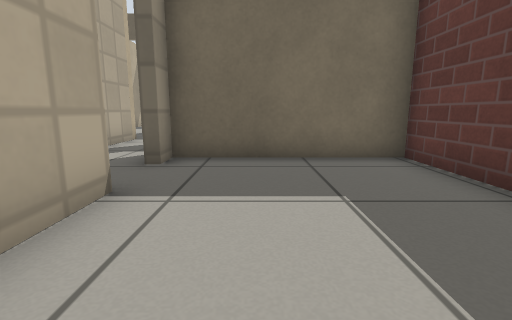
View 1 (above)

18 first-person views from a walk through a world built for the Gazebo simulator. The camera is 0.5 m above the floor, tilts 10° down and sees 85° across. The floor is counted in squares, 0.5 m on a side. Each view is taken from the middle of a square. On the plan, view 1 faces up. The plan holds only what a view shows up to about 11 squares ahead; the rest is blank. Simple patterns stand in for the simulator's built-in surfaces.

View 2
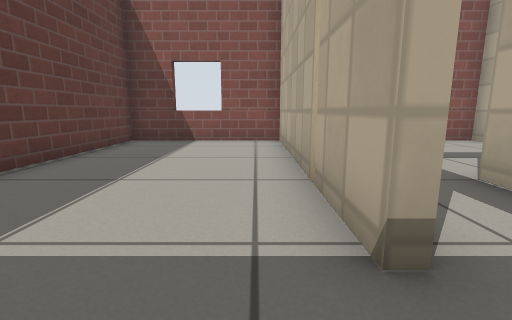

View 3
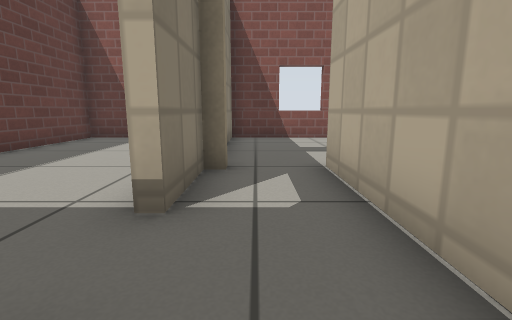

View 4
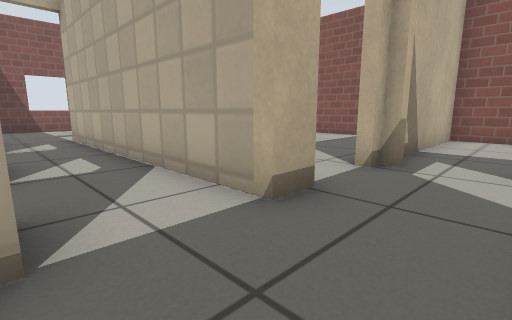

View 5
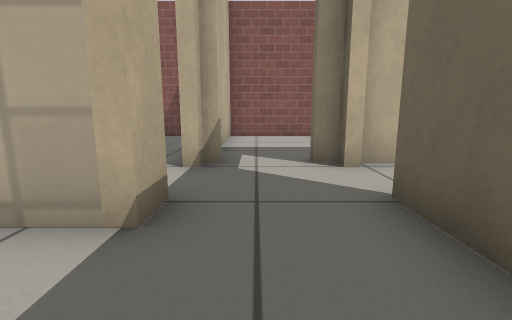

View 6
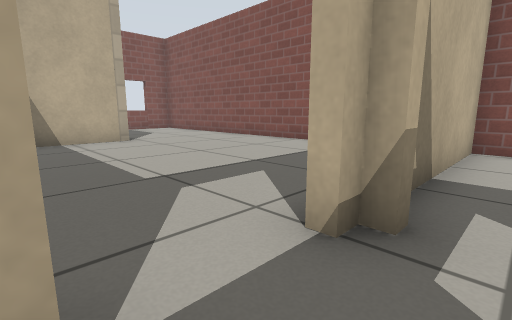

View 7
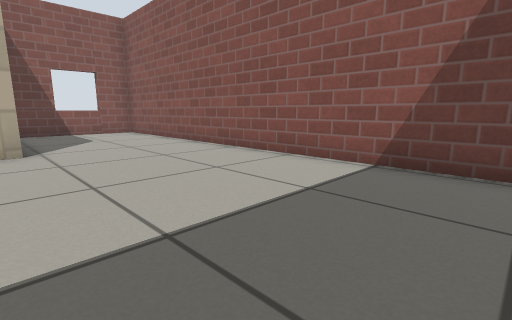

View 8
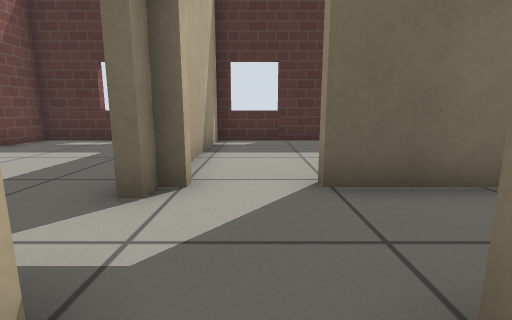

View 9
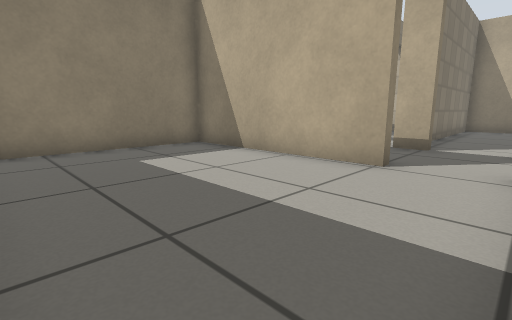

View 10
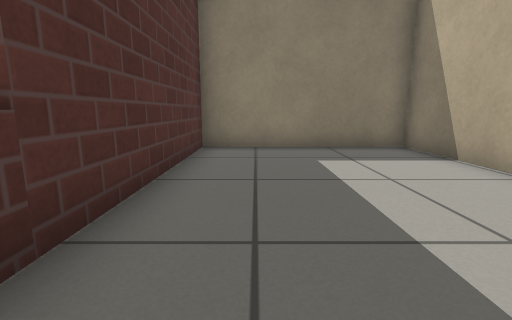

View 11
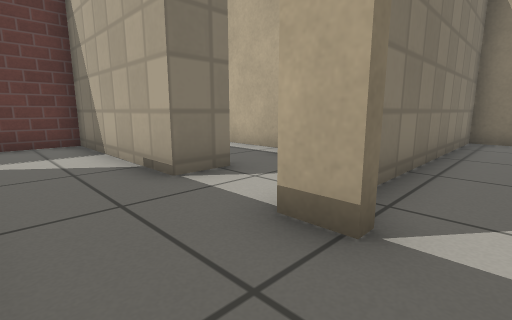

View 12
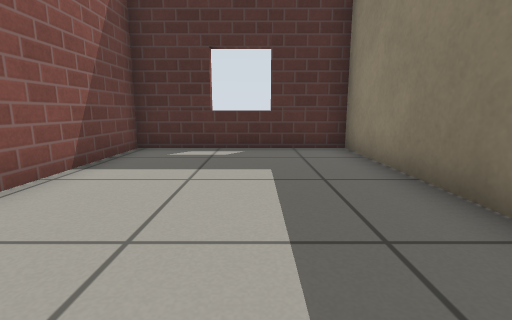

View 13
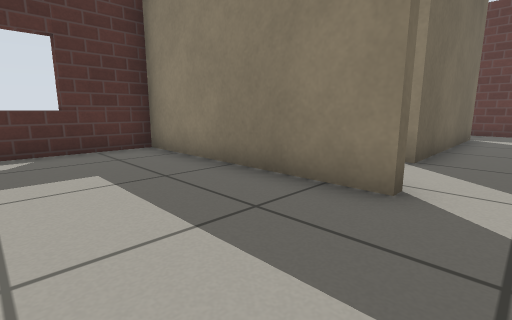

View 14
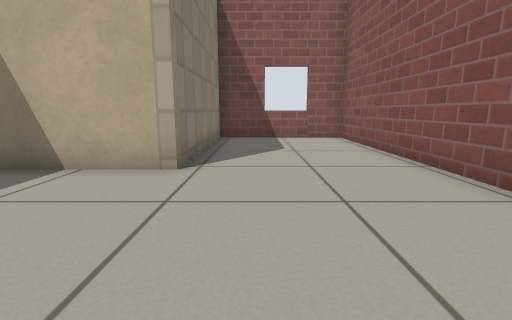

View 15
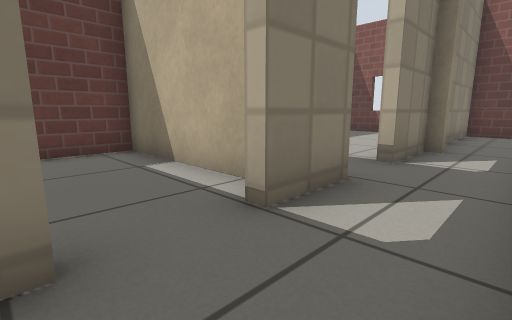

View 16
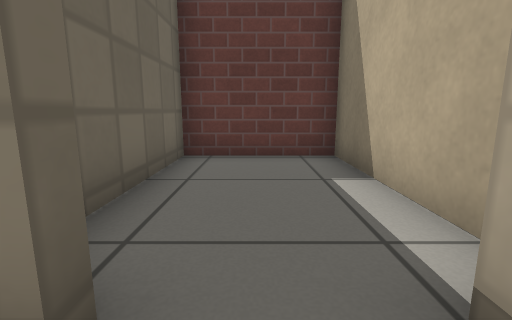

View 17
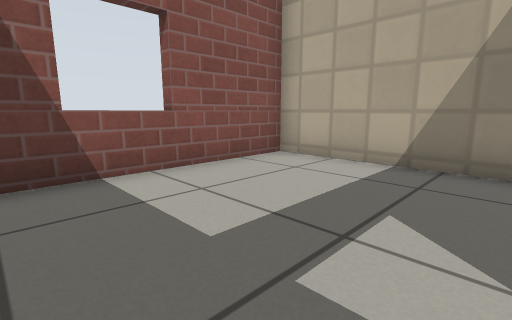

View 18
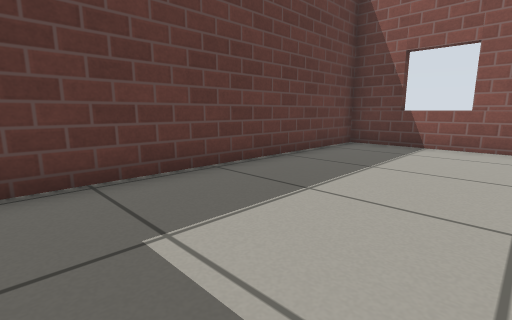

### Floor plan
Ten units are one square. View 1 is at (0, 0); x grows to the right and y downward. Boxes are objects, and circles mark ways between rooms. Rooms are numbered by the first view taken in them; rooms with no view inside come last. Other rooms are left out.
<svg viewBox="-137 -190 174 240">
<path fill="none" stroke="#000" d="M-18 -35 -18 45 32 45 32 -59 -18 -59 -18 -51M-21 -87 -21 -100 32 -100 32 -129M-51 -100 -43 -100 -43 -9M11 -126 -51 -126M-21 -51 -21 -70M-73 -126 -73 -120M-21 -13 -21 -35M-132 -89 -132 45 -87 45 -87 -13 -46 -13 -46 -84M-51 -129 7 -129 7 -185 -73 -185 -73 -130M-76 -120 -76 -185 -132 -185 -132 -100 -86 -100M-83 1 -83 45 -21 45 -21 10M-11 -62 32 -62 32 -96 -5 -96"/>
<circle cx="-20" cy="-45" r="3" fill="#2a7"/>
<circle cx="-64" cy="-114" r="3" fill="#2a7"/>
<circle cx="-35" cy="-10" r="3" fill="#2a7"/>
<circle cx="-20" cy="-75" r="3" fill="#2a7"/>
<text x="0" y="-10">1</text>
<text x="-30" y="-100">2</text>
<text x="-90" y="-40">3</text>
<text x="-40" y="-160">4</text>
<text x="-110" y="-150">5</text>
<text x="-60" y="20">6</text>
<text x="0" y="-80">7</text>
</svg>
Room 1 opens to room 2. Room 2 opens to room 4. Room 2 opens to room 6. Room 2 opens to room 7.

Where each view was taken, in squares from view 1:
view 1: 0 up, 0 right, facing up
view 2: 5 up, 1 left, facing down
view 3: 6 up, 3 left, facing down
view 4: 12 up, 2 left, facing down-left
view 5: 11 up, 2 left, facing left
view 6: 11 up, 5 left, facing down-left
view 7: 9 up, 8 left, facing down-left
view 8: 9 up, 6 left, facing up
view 9: 18 up, 7 left, facing down-right
view 10: 17 up, 7 left, facing right
view 11: 12 up, 6 left, facing down-right
view 12: 11 up, 10 left, facing up
view 13: 11 up, 11 left, facing up-right
view 14: 6 up, 10 left, facing down
view 15: 9 up, 4 left, facing down-right
view 16: 8 up, 3 left, facing right
view 17: 0 up, 3 left, facing down-left
view 18: 4 up, 1 left, facing down-right
